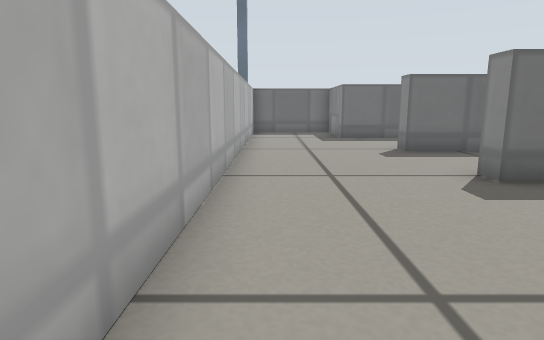
View 1 (above)

16 first-person views from a walk through a robot-simulator world made for Gazebo. The camera is 0.29 m above the floor, tilts 10° down and sees 75° across. The floor is counted in squares, 0.25 m on a side. Each view is taken from the middle of a square. On the plan, view 1 faces up. The plan holds only what a view shows up to about 14 squares ahead; the rest is blank. The place goes on beyond the plan. Simple patterns stand in for the simulator's built-in surfaces.

View 2
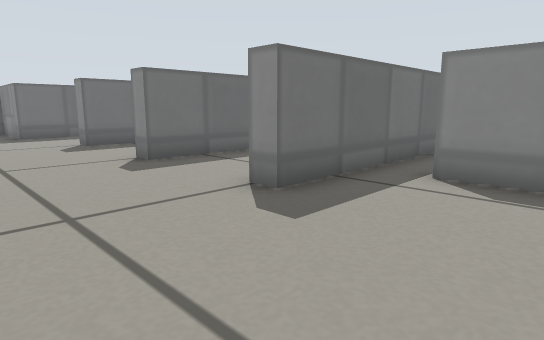

View 3
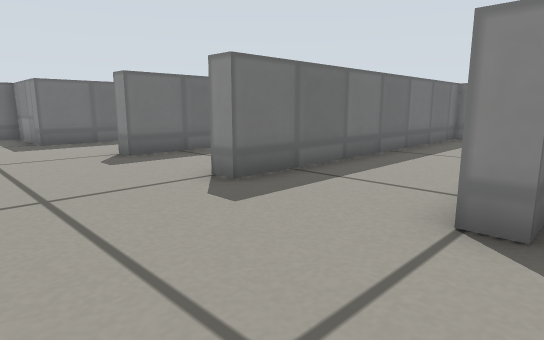

View 4
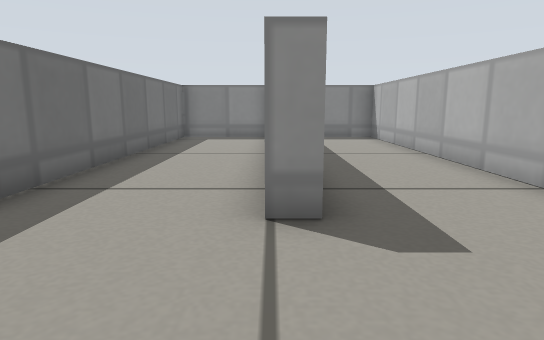

View 5
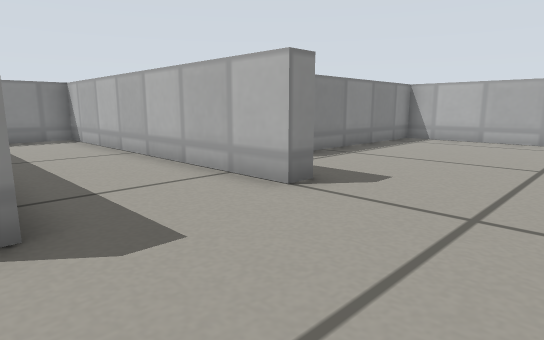

View 6
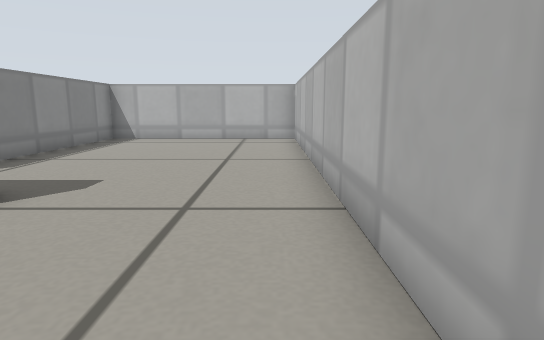

View 7
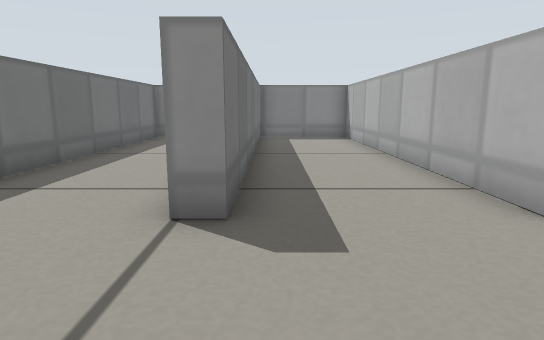

View 8
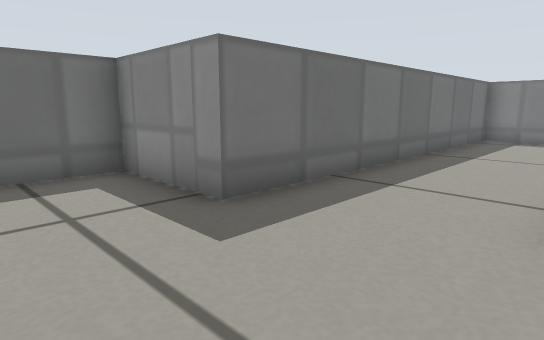

View 9
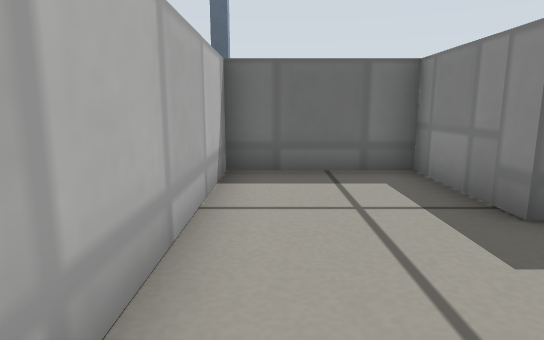

View 10
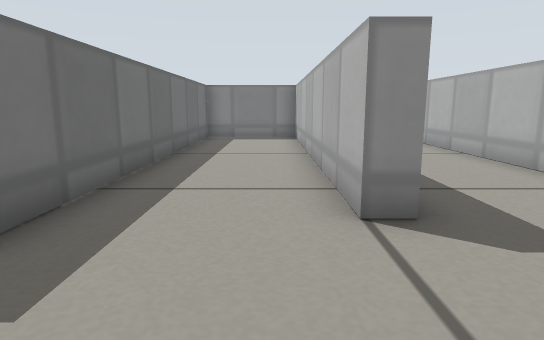

View 11
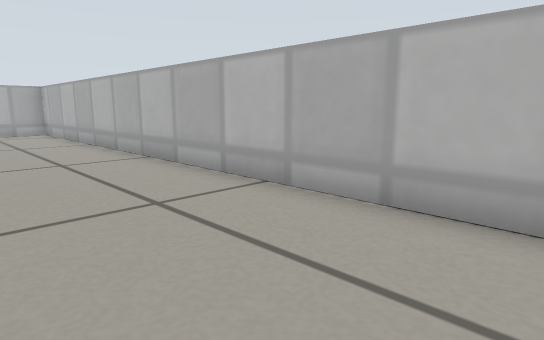

View 12
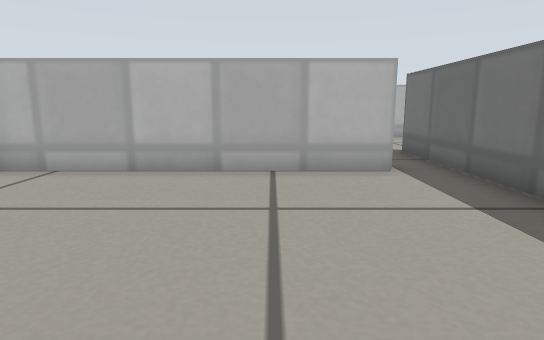

View 13
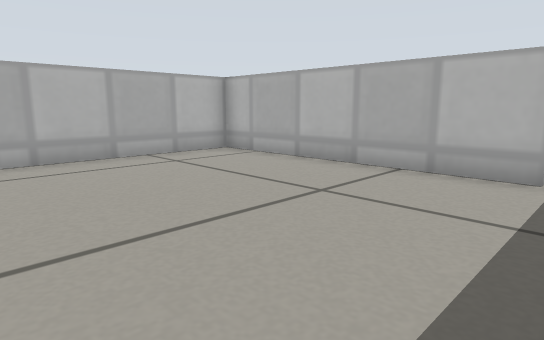

View 14
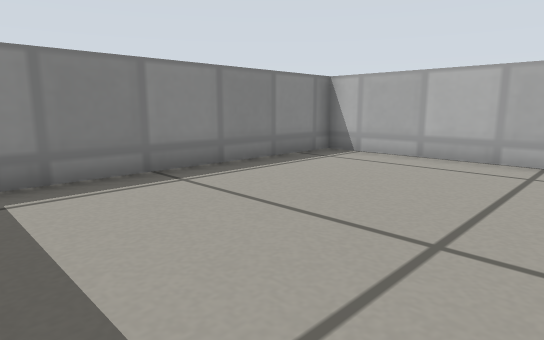

View 15
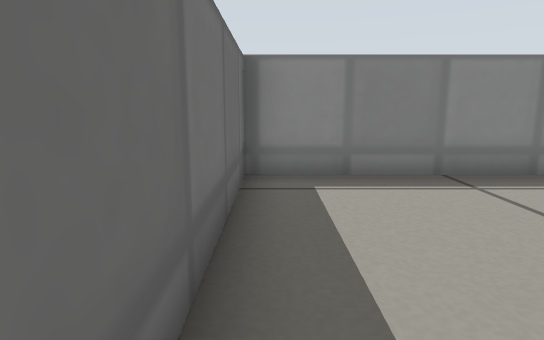

View 16
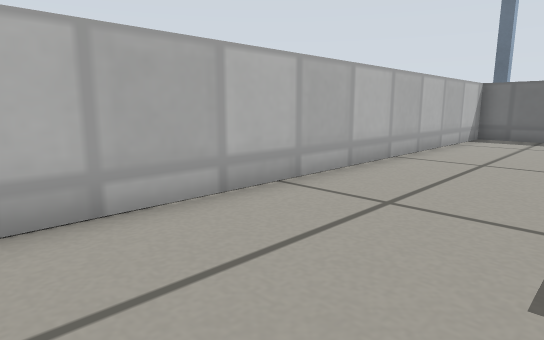

### Floor plan
Points are (right, up) in squares from view 1. A wall is a line through its corners. A room is listed if a view was taken in it or the views show most of it. See-through windows are left out.
Room 1 (views 1, 2, 3)
walls: (6.6, 1.5) (3.6, 1.5); (-0.9, 1.4) (-0.9, -7.3) (6, -7.3) (6, 0.2)
ways out: opening at (1.5, 2) to room 2; opening at (6, 1) to room 5
Room 2 (views 4, 5, 6, 16)
walls: (3.6, 1.5) (3.6, 2.1) (14, 2.1) (14, 5.5) (3.6, 5.5) (3.6, 6.1); (-0.9, 6.6) (-0.9, 1.4)
ways out: opening at (1.5, 2) to room 1; opening at (1.5, 6) to room 3
Room 3 (views 7, 8, 9, 11)
walls: (3.6, 6.1) (14, 6.1) (14, 9.5) (3.6, 9.5) (3.6, 10.1); (-0.9, 10.6) (-0.9, 6.6)
ways out: opening at (1.5, 6) to room 2; opening at (1.5, 10) to room 4
Room 4 (view 10)
walls: (3.6, 10.1) (14, 10.1) (14, 13.5) (2.6, 13.5) (2.6, 16.5) (-0.9, 16.5) (-0.9, 10.6)
ways out: opening at (1.5, 10) to room 3
Room 5 (views 12, 13, 14, 15)
walls: (6.6, 0.2) (6.6, -7.3) (14, -7.3) (14, 1.5) (6.6, 1.5)
ways out: opening at (6, 1) to room 1

Positions as (right, up) in squares from view 1, and headings:
1: (0, 0), facing up
2: (0, -2), facing up-right
3: (0, 1), facing up-right
4: (0, 6), facing right
5: (0, 6), facing down-right
6: (0, 6), facing down
7: (0, 9), facing right
8: (0, 10), facing up-right
9: (0, 10), facing up
10: (0, 11), facing right
11: (3, 10), facing down-left
12: (13, -2), facing left
13: (13, 1), facing down-left
14: (8, 1), facing down-right
15: (8, 1), facing right
16: (3, 2), facing up-left
